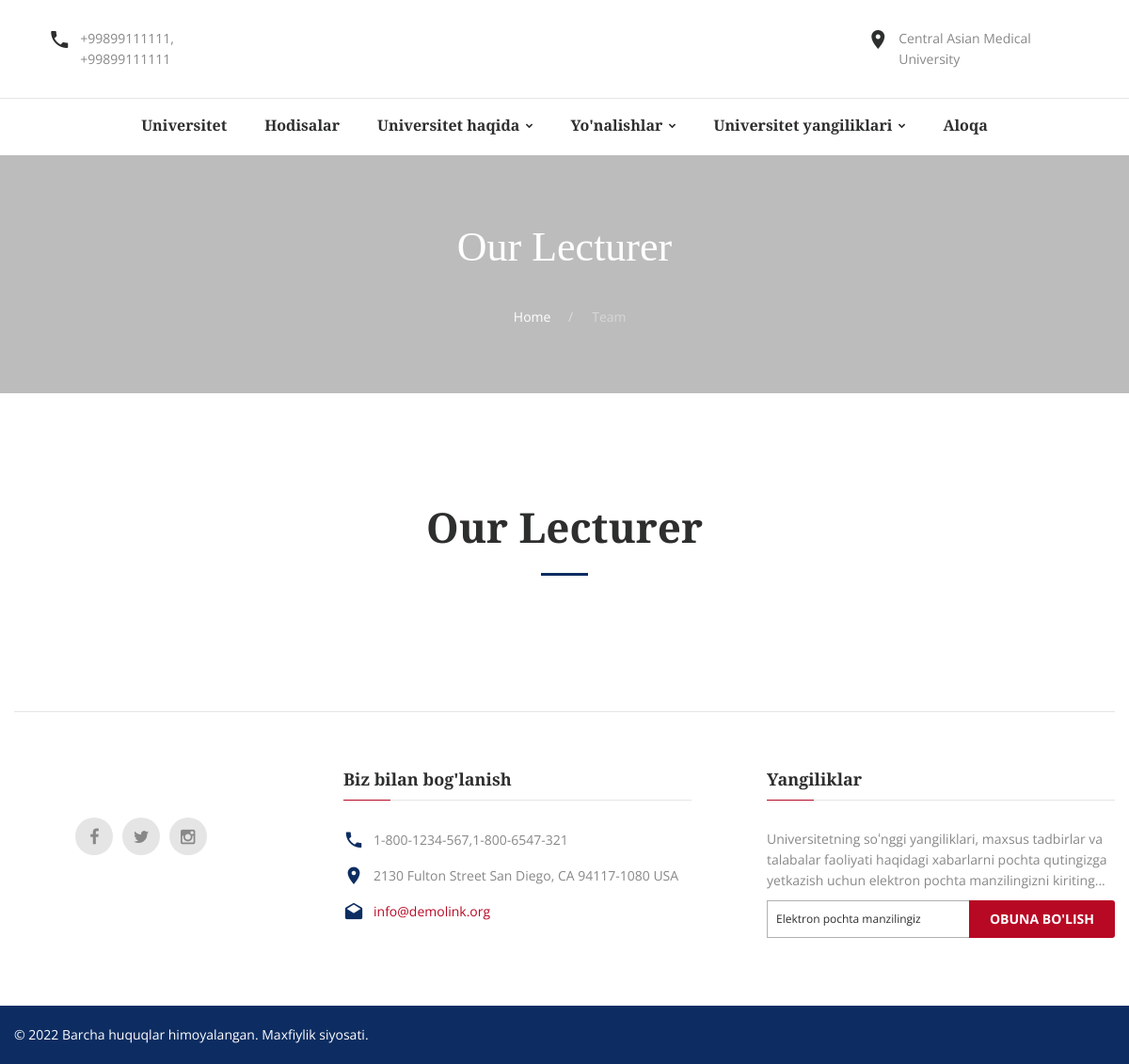
Page /leaders/ on the earlier database version.
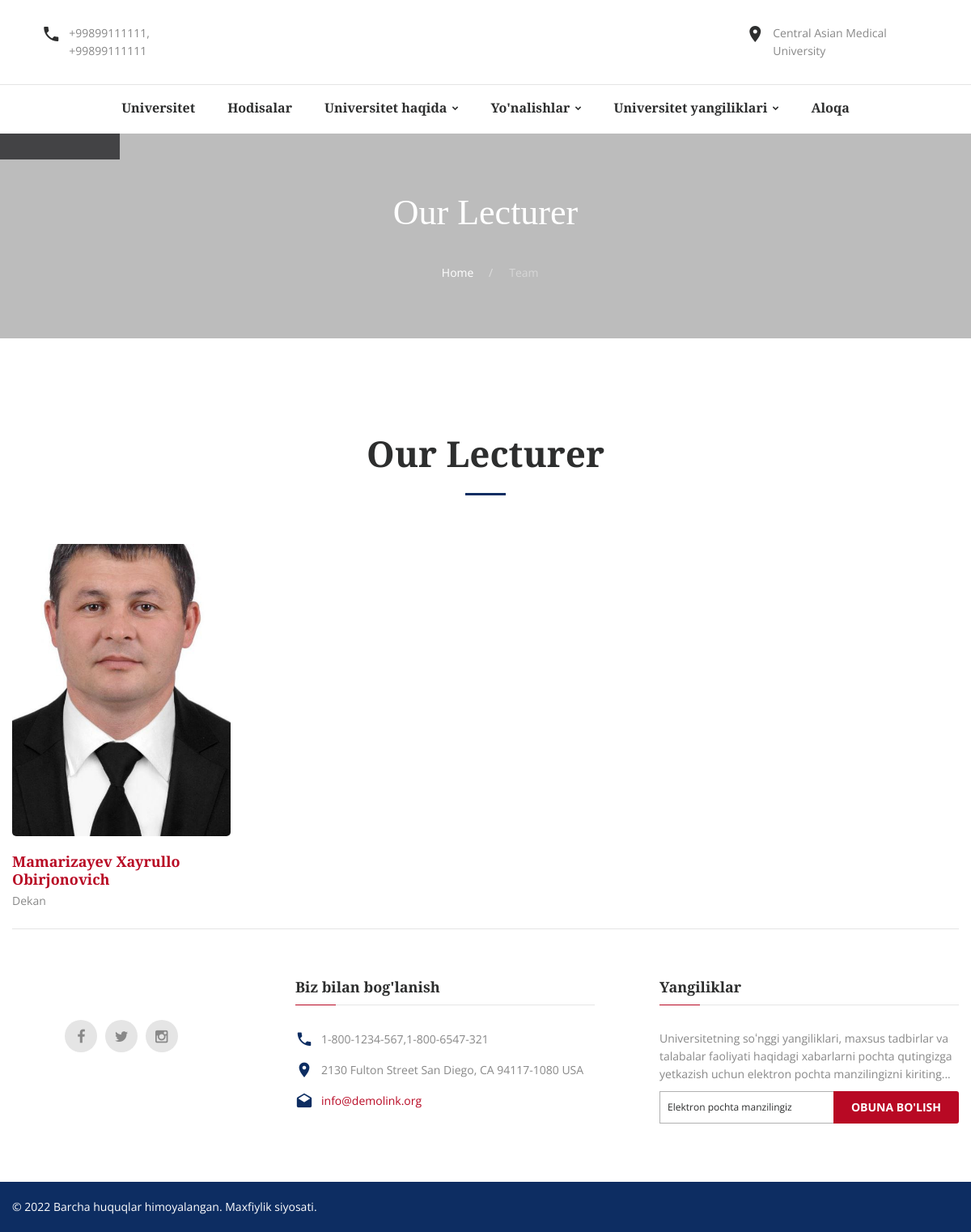
Same page on the later database version.
### app/models.py (models this page shows, shortened)
class Leaders(models.Model):
    fullname = models.CharField(max_length=200)
    position = models.CharField(max_length=200)
    number = models.CharField(max_length=200, default='')
    email = models.EmailField()
    telegram = models.CharField(max_length=200, default='')
    instagram = models.CharField(max_length=200, default='')
    facebook = models.CharField(max_length=200, default='')
    about = HTMLField(blank=True, null=True)
    image = models.ImageField(upload_to="static/db/workers/")

### app/views.py (the view)
# urls.py: path('leaders/', views.leader, name="leaders"),
def leader(request):
    members = Leaders.objects.all()
    context = {"members": members}
    return render(request, "team.html", context)

### templates/team.html (shortened to what this page needs)
{% extends 'base.html' %}
{% load static %}
{% block content  %}
<section class="section breadcrumb-modern context-dark parallax-container" data-parallax-img="{% static '' %}images/parallax-03.jpg">
    <div class="parallax-content section-30 section-sm-70">
        <div class="shell">
            <h2 class="veil reveal-sm-block"> Our Lecturer </h2>
            <div class="offset-sm-top-35">
                <ul class="list-inline list-inline-lg list-inline-dashed p">
                    <li><a href="{% url 'home' %}">Home</a></li>
                    <li>Team&nbsp;</li>
                </ul>
            </div>
        </div>
    </div>
</section>
<section class="section novi-background bg-cover section-70 section-md-114 bg-default">
    <div class="shell">
        <h2 class="text-bold"> Our Lecturer </h2>
        <hr class="divider bg-madison">
        <div class="range range-30 text-md-left offset-top-60">
            {% for member in members %}
                <div class="cell-sm-6 cell-md-3 team-member__img">
                    <img class="img-responsive reveal-inline-block img-rounded" src="/{{ member.image }}" width="270" height="270" alt="">
                    <div class="offset-top-20">
                        <h6 class="text-bold text-primary"><a href="team-member-profile.html">{{ member.fullname }}</a></h6>
                    </div>
                    <div class="offset-top-5">
                        <p>{{ member.position }}</p>
                    </div>
                </div>
            {% endfor %}
        </div>
    </div>
</section>
{% endblock %}

Differences in the rows shown:
added Leaders: image (picture), fullname "Mamarizayev Xayrullo Obirjonovich", position "Dekan"
